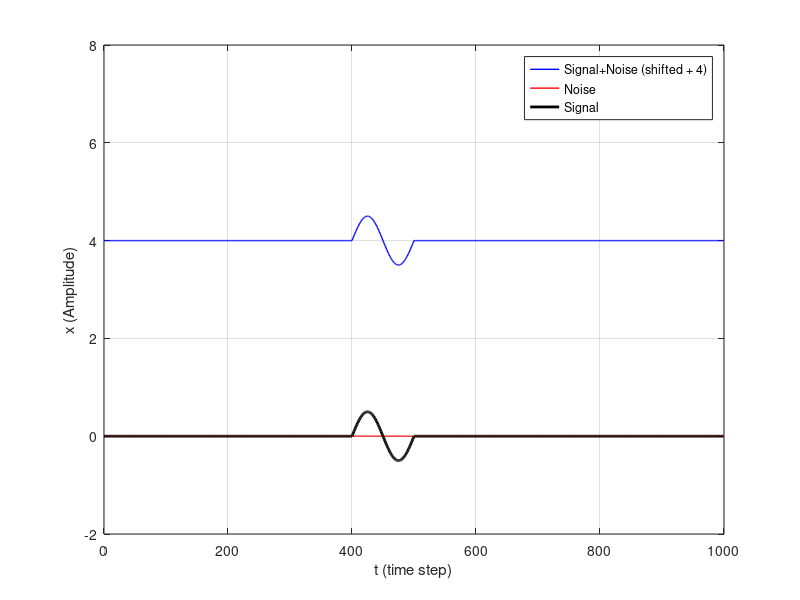

Recreate this plot in MATLAB. (Note: this script raises an error after producing the figure.)
clear;
addpath('../m');
addpath('../lec8');

N  = 10^3;
t  = [0:N-1]';
f1 = (N/100)/N;

for run = 1:3
if (run == 1)
  x1 = 0.0*randn(N,1);
  x2 = 0.5*sin(2*pi*f1*t);
end
if (run == 2)
  x1 = 1.0*randn(N,1);
  x2 = 0.0*sin(2*pi*f1*t);
end
if (run == 3)
  x1 = 1.0*randn(N,1);
  x2 = 0.5*sin(2*pi*f1*t);
end

x2(1:400) = 0;
x2(501:end) = 0;
x = x1+x2;

figure(1);clf
plot(t,x+4,'b','LineWidth',1);hold on;grid on;
plot(t,x1,'r','LineWidth',1);
plot(t,x2,'k','LineWidth',2);
legend('Signal+Noise (shifted + 4)','Noise','Signal');
grid on;
xlabel('t (time step)');
ylabel('x (Amplitude)');
axis([0 1000 -2 8])
plotcmds(sprintf('./figures/lec12_sin_blip_run_%d',run));

figure(2);clf
[I,f] = periodogramraw(x);hold on;grid on;
[Ir,fr] = periodogramraw(x(401:500)); 
plot(f,I,'r');
plot(fr,Ir,'k','LineWidth',2);
legend('All data','x(401:500) only')
xlabel('frequency');
ylabel('Raw periodogram');
axis([0 0.5 0 14])
plotcmds(sprintf('./figures/lec12_periodogram_run_%d',run));

figure(3);clf
[I,f] = periodogramraw(x);hold on;grid on;
[Ir,fr] = periodogramraw(x(401:500)); 
plot(f,I,'r');
plot(fr,Ir,'k','LineWidth',2);
axis([0 0.03 0 2])
legend('All data','x(401:500) only')
xlabel('frequency');
ylabel('Raw periodogram');
plotcmds(sprintf('./figures/lec12_periodogram_zoom_run_%d',run));

for i = 1:10
  a = 1+100*(i-1);
  b = a+99;
  tr(i) = a+50-1;
  [Ir,fr] = periodogramraw(x(a:b)); 
  Sr(:,i) = Ir;
end
figure(4);clf;
pcolor(tr,fr,Sr);   
axis xy; axis tight; colormap(jet);
ylabel('Frequency');
xlabel('t (time step)');
colorbar;
plotcmds(sprintf('./figures/lec12_spectrogram_run_%d',run));

Nover  = length(find(Sr(:)>9.21));
Ntotal = length(Sr(:));

figure(5);clf;
[nx,x] = hist(Sr(:),[0:1:80]);
bar(x,nx);grid on;
set(gca,'XLim',[-1,20])
ylabel('Number in bin');
xlabel('Amplitude');
title(sprintf('%d of %d (%.2f%%) over 9.21',Nover,Ntotal,100*Nover/Ntotal));
plotcmds(sprintf('./figures/lec12_spectrogram_histogram_run_%d',run));
end

